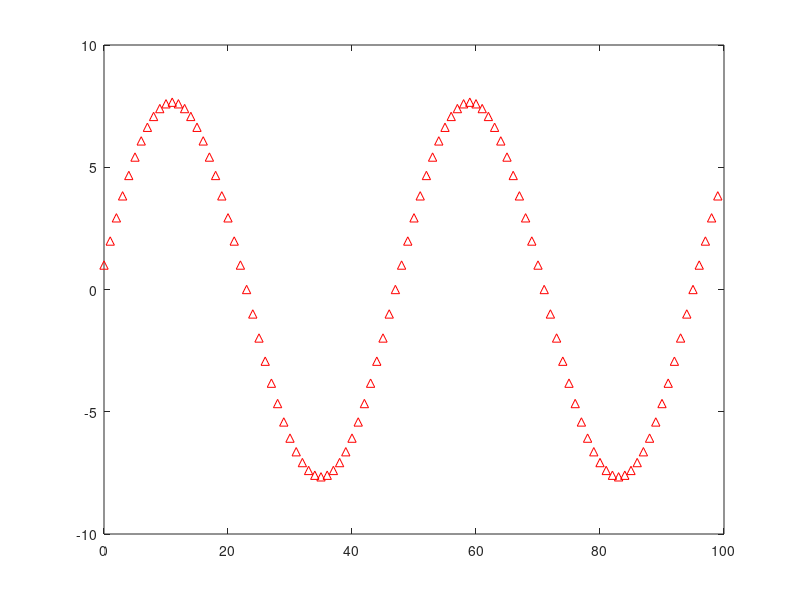
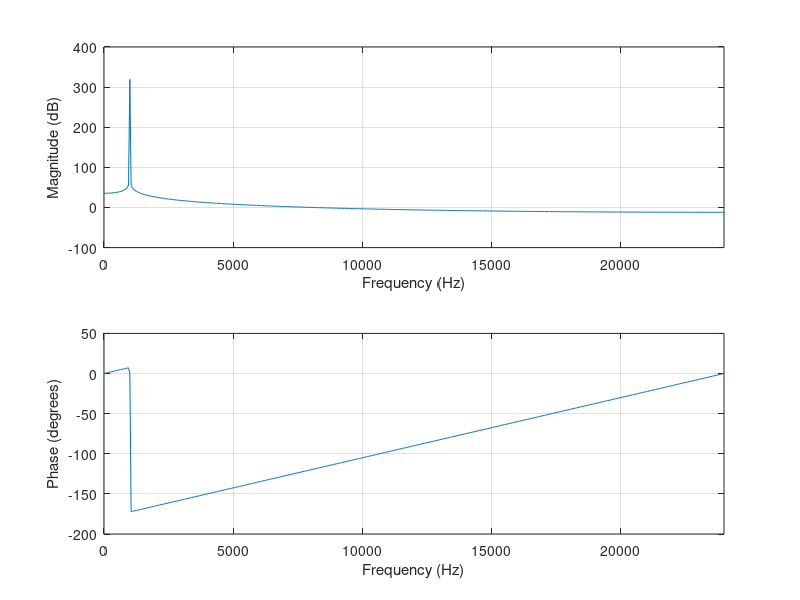
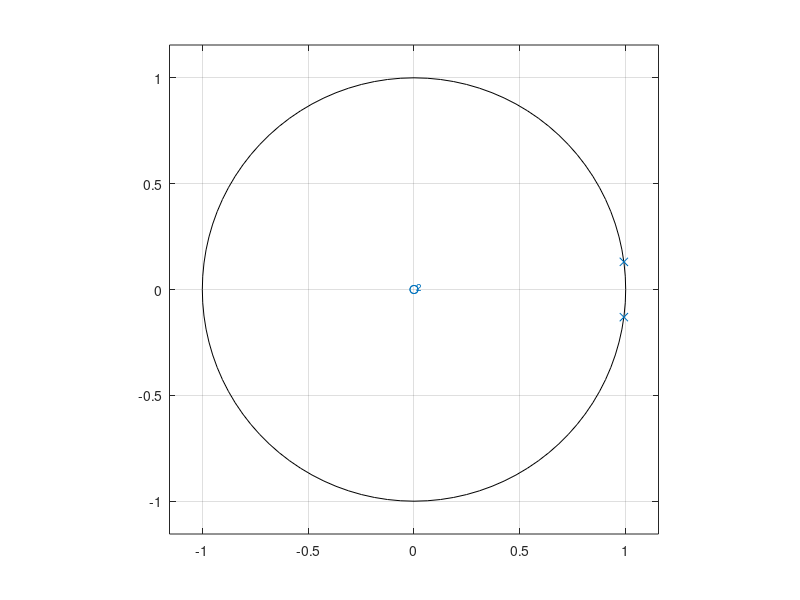

Write MATLAB code to recreate these figures, in order.
%  This m-file creates plots for a for a digital resonator
%
%       1 - impulse response,
%       2 - frequency response, and
%       3 - pole/zero plot
%  
%  written by Dr. Thad B. Welch, PE {t.b.welch@ieee.org}
%  copyright 2002
%  completed on 12 July 2002 revision 1.0

% Simulation inputs
fs = 48000;
fSignal = 1000;
N = 100;
Nfft = 480;

% calculations
theta = 2*pi*fSignal/fs;
A = conv([1 -exp(j*theta)], [1 -exp(-j*theta)]);

% Simulation outputs
figure(1)
impz(1, A, N)

figure(2)
freqz(1, A, Nfft, fs)

figure(3)
zplane(1, A)
